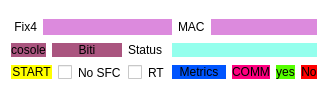
            <widget class="QFrame" name="fix_mp_4">
             <property name="styleSheet">
              <string notr="true">border-radius:20px;
background-color: rgb(255, 255, 255);</string>
             </property>
             <property name="frameShape">
              <enum>QFrame::StyledPanel</enum>
             </property>
             <property name="frameShadow">
              <enum>QFrame::Raised</enum>
             </property>
             <layout class="QGridLayout" name="gridLayout_15">
              <property name="verticalSpacing">
               <number>0</number>
              </property>
              <item row="0" column="0">
               <widget class="QLabel" name="label_27">
                <property name="styleSheet">
                 <string notr="true">background-color: rgba(255, 222, 222, 0);
color: rgb(0, 0, 0);</string>
                </property>
                <property name="text">
                 <string> Fix4</string>
                </property>
               </widget>
              </item>
              <item row="0" column="1" colspan="5">
               <widget class="QLineEdit" name="msn1_10">
                <property name="styleSheet">
                 <string notr="true">background-color: rgb(220, 138, 221);</string>
                </property>
               </widget>
              </item>
              <item row="0" column="6">
               <widget class="QLabel" name="mc_tpm_10">
                <property name="styleSheet">
                 <string notr="true">color: rgb(0, 0, 0);background-color: rgba(255, 222, 222, 0);</string>
                </property>
                <property name="text">
                 <string>MAC</string>
                </property>
               </widget>
              </item>
              <item row="0" column="7" colspan="4">
               <widget class="QLineEdit" name="mc1_10">
                <property name="styleSheet">
                 <string notr="true">background-color: rgb(220, 138, 221);</string>
                </property>
               </widget>
              </item>
              <item row="1" column="0" colspan="2">
               <widget class="QPushButton" name="mp_console_7">
                <property name="styleSheet">
                 <string notr="true">QPushButton{
	color: rgb(0, 0, 0);
	background-color: rgb(170, 85, 127);
border-radius:10px;
}
QPushButton:hover{
		color: rgb(0, 0, 0);
border-radius:10px;
	background-color: qconicalgradient(cx:0.5, cy:0.5, angle:0, stop:0 rgba(255, 0, 0, 255), stop:0.166 rgba(255, 255, 0, 255), stop:0.333 rgba(0, 255, 0, 255), stop:0.5 rgba(0, 255, 255, 255), stop:0.666 rgba(0, 0, 255, 255), stop:0.833 rgba(255, 0, 255, 255), stop:1 rgba(255, 0, 0, 255));
}
</string>
                </property>
                <property name="text">
                 <string>cosole</string>
                </property>
               </widget>
              </item>
              <item row="1" column="2" colspan="2">
               <widget class="QPushButton" name="mp_biti_7">
                <property name="styleSheet">
                 <string notr="true">QPushButton{
	color: rgb(0, 0, 0);
	background-color: rgb(170, 85, 127);
border-radius:10px;
}
QPushButton:hover{
		color: rgb(0, 0, 0);
border-radius:10px;
	background-color: qconicalgradient(cx:0.5, cy:0.5, angle:0, stop:0 rgba(255, 0, 0, 255), stop:0.166 rgba(255, 255, 0, 255), stop:0.333 rgba(0, 255, 0, 255), stop:0.5 rgba(0, 255, 255, 255), stop:0.666 rgba(0, 0, 255, 255), stop:0.833 rgba(255, 0, 255, 255), stop:1 rgba(255, 0, 0, 255));
}
</string>
                </property>
                <property name="text">
                 <string>Biti</string>
                </property>
               </widget>
              </item>
              <item row="1" column="4">
               <widget class="QLabel" name="mc_tpm_30">
                <property name="styleSheet">
                 <string notr="true">color: rgb(0, 0, 0);background-color: rgba(255, 222, 222, 0);</string>
                </property>
                <property name="text">
                 <string>Status</string>
                </property>
               </widget>
              </item>
              <item row="1" column="5" colspan="6">
               <widget class="QLabel" name="status_mpmb_10">
                <property name="styleSheet">
                 <string notr="true">background-color: rgba(111, 255, 231, 190);</string>
                </property>
                <property name="text">
                 <string/>
                </property>
               </widget>
              </item>
              <item row="2" column="0" colspan="11">
               <layout class="QVBoxLayout" name="mpcon_10"/>
              </item>
              <item row="3" column="0" colspan="3">
               <widget class="QPushButton" name="mp_start_10">
                <property name="styleSheet">
                 <string notr="true">QPushButton{
	color: rgb(0, 0, 0);
	background-color: rgb(255, 255, 0);
border-radius:10px;
}
QPushButton:hover{
		color: rgb(0, 0, 0);
border-radius:10px;
	background-color: qconicalgradient(cx:0.5, cy:0.5, angle:0, stop:0 rgba(255, 0, 0, 255), stop:0.166 rgba(255, 255, 0, 255), stop:0.333 rgba(0, 255, 0, 255), stop:0.5 rgba(0, 255, 255, 255), stop:0.666 rgba(0, 0, 255, 255), stop:0.833 rgba(255, 0, 255, 255), stop:1 rgba(255, 0, 0, 255));
}
</string>
                </property>
                <property name="text">
                 <string>START</string>
                </property>
               </widget>
              </item>
              <item row="3" column="3">
               <widget class="QCheckBox" name="cb_no_sfc_10">
                <property name="styleSheet">
                 <string notr="true">color: rgb(0, 0, 0);</string>
                </property>
                <property name="text">
                 <string>No SFC</string>
                </property>
               </widget>
              </item>
              <item row="3" column="4">
               <widget class="QCheckBox" name="cb_rt_10">
                <property name="styleSheet">
                 <string notr="true">color: rgb(0, 0, 0);</string>
                </property>
                <property name="text">
                 <string>RT</string>
                </property>
               </widget>
              </item>
              <item row="3" column="5" colspan="3">
               <widget class="QPushButton" name="mp_mentrics_10">
                <property name="styleSheet">
                 <string notr="true">QPushButton{
	
	background-color: rgb(0, 85, 255);

border-radius:10px;
}
QPushButton:hover{
	
	
	background-color: rgb(85, 170, 255);
border-radius:10px;
}
</string>
                </property>
                <property name="text">
                 <string>Metrics</string>
                </property>
               </widget>
              </item>
              <item row="3" column="8">
               <widget class="QPushButton" name="mp_comm_10">
                <property name="styleSheet">
                 <string notr="true">QPushButton{
	background-color: rgb(255, 0, 127);
border-radius:10px;
}
QPushButton:hover{
	
border-radius:10px;
	background-color: rgb(255, 85, 255);
}
</string>
                </property>
                <property name="text">
                 <string>COMM</string>
                </property>
               </widget>
              </item>
              <item row="3" column="9">
               <widget class="QPushButton" name="bt_yes_10">
                <property name="styleSheet">
                 <string notr="true">QPushButton{
	background-color: rgb(85, 255, 0);

border-radius:10px;
}
QPushButton:hover{
	
	background-color: rgb(85, 255, 127);
border-radius:10px;
}
</string>
                </property>
                <property name="text">
                 <string>yes</string>
                </property>
               </widget>
              </item>
              <item row="3" column="10">
               <widget class="QPushButton" name="bt_no_10">
                <property name="styleSheet">
                 <string notr="true">QPushButton{
	background-color: rgb(255, 0, 0);
border-radius:10px;
}
QPushButton:hover{
	background-color: rgb(170, 0, 0);
border-radius:10px;
}
</string>
                </property>
                <property name="text">
                 <string>No</string>
                </property>
               </widget>
              </item>
             </layout>
            </widget>
